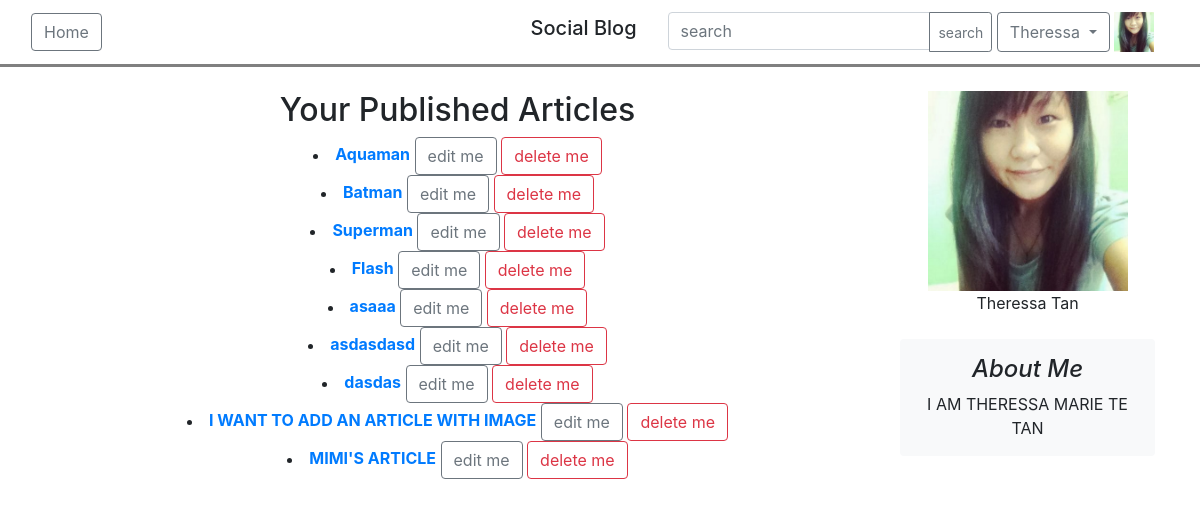
Page /article/15 (signed in) on the earlier database version.
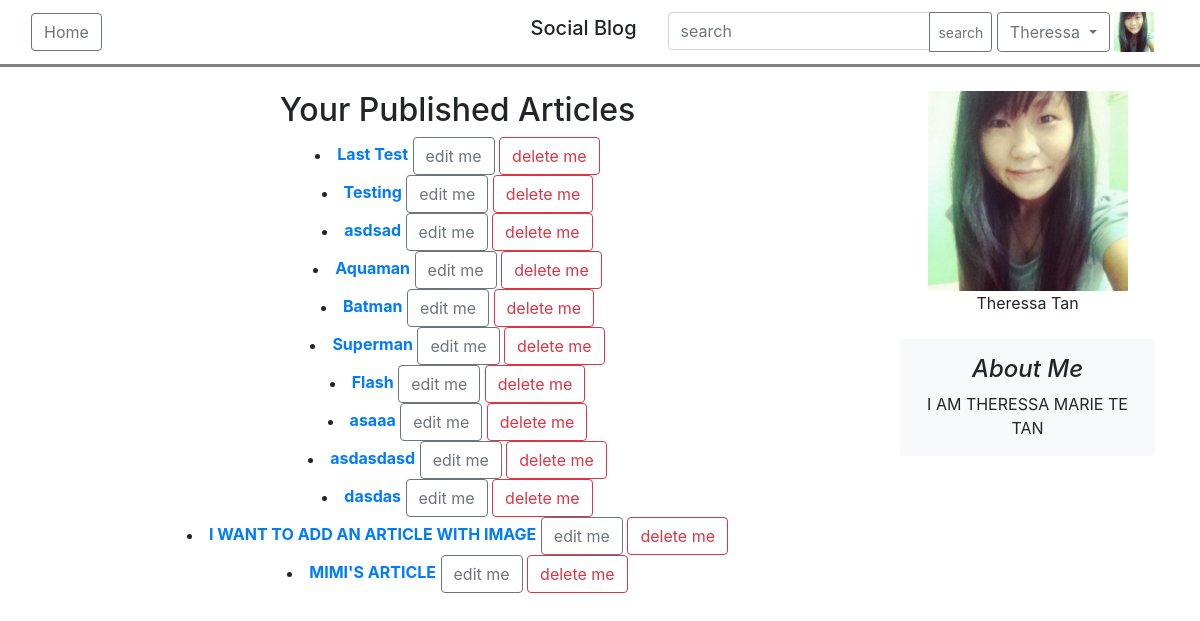
Same page on the later database version.
### blog/models.py (models this page shows, shortened)
class Article(models.Model):
    title =  models.CharField(max_length = 200)
    description = models.TextField()
    owner = models.ForeignKey(settings.AUTH_USER_MODEL, on_delete=models.CASCADE)
    date_published = models.DateTimeField(auto_now_add = True)
    date_modified = models.DateTimeField(auto_now = True)
    article_image = models.ImageField(upload_to='articleImage/', null=True, blank=True)
    is_featured = models.BooleanField(default=False)

### blog/views.py (the view)
# urls.py: path('article/<int:user_id>', views.user_articles, name = "userarticle"),
def user_articles(request, user_id):
    user = User.objects.get(pk=user_id)
    form = Article.objects.filter(owner=user_id).order_by('-date_published')
    if request.user.is_authenticated:
        follow = UserFollowing.objects.filter(following=user, owner=request.user)
        return render(request, 'blog/userarticles.html', {'form': form, 'user':user, 'follow':follow})
    else:
        return render(request, 'blog/userarticles.html', {'form': form, 'user':user})

### users/models.py (called while the page is built)
    def get_full_name(self):
        full_name = '%s %s' % (self.firstname, self.lastname)
        return full_name.strip()

### templates/blog/userarticles.html (shortened to what this page needs)
{% extends 'base.html' %}
{% load widget_tweaks %}
{% load static %}
{% block switch %}
    {% if request.user.is_authenticated %}
    <div class="input-group ">
        <input type="text" class="form-control" placeholder="search" aria-label="search" >
        <div class="input-group-append">
            <button class="btn btn-outline-secondary btn-sm" type="button">search</button>
        </div>
    </div>
    <div class="btn-group">
        <button type="button" class="btn btn-outline-secondary dropdown-toggle" data-toggle="dropdown" aria-haspopup="true" aria-expanded="false">
            {% if request.user.firstname %}
                {{ request.user.firstname }}
            {% else %}
                {{ request.user.email }}
            {% endif %}
        </button>
    </div>
        <img src="{{ request.user.avatar.url }}" width="40" height="40"></img>
    {% else %}
        <a href="{% url 'users:login' %}" class="btn btn-outline-secondary"> Login </a>
    {% endif %}
{% endblock%}
{% block content %}
    <div class="container-fluid">
        <div>
            <div class="container">
                <div class="row">
                    <div class="col-md-9">
                    <div align="center">
                        {% if request.user.id != user.id %}
                            {% if user.firstname %}
                            <h2> {{user.get_full_name}}'s Articles </h2>
                            {% else %}
                                {{user.email}}'s Articles
                            {% endif %}
                        {% else %}
                            <h2>Your Published Articles</h2>
                        {% endif %}
                    </div>
                        {% if form %}
                            <div align="center">
                                {% for article in form %}
                                    <li>
                                        <a href="{% url 'blog:articledetails' article.id%}" ><b>{{article.title}}</b></a>
                                        {% if request.user.id == article.owner.id %}
                                            <a href="{% url 'blog:editarticle' article.id%}" class="btn btn-outline-secondary"> edit me </a>
                                            <button class="btn btn-outline-danger" type="button" data-toggle="modal" data-target="#deleteModal">delete me</button>
                                        {% endif %}
                                    </li>
                                {% endfor %}
                            </div>
                        {% endif %}
                    </div>
                    <div class="col-md-3">
                    <div align="center">
                        <img src="{{user.avatar.url}}" width="200px" height="200px">
                        <br/>
                        {% if user.firstname %}
                            {{user.get_full_name}}
                        {% else %}
                            {{user.email}}
                        {% endif %}
                        <br/>
                        <br/>
                        <div class="p-3 mb-3 bg-light rounded">
                            <h4 class="font-italic">About Me</h4>
                            <p class="mb-0">{{user.about_me}}</p>
                        </div>
                    </div>
                    </div>
                </div>
            </div>
        </div>
    </div>
{% endblock %}

Differences in the rows shown:
added Article: title "Last Test", shows "edit me"
added Article: title "Testing", shows "edit me"
added Article: title "asdsad", shows "edit me"
